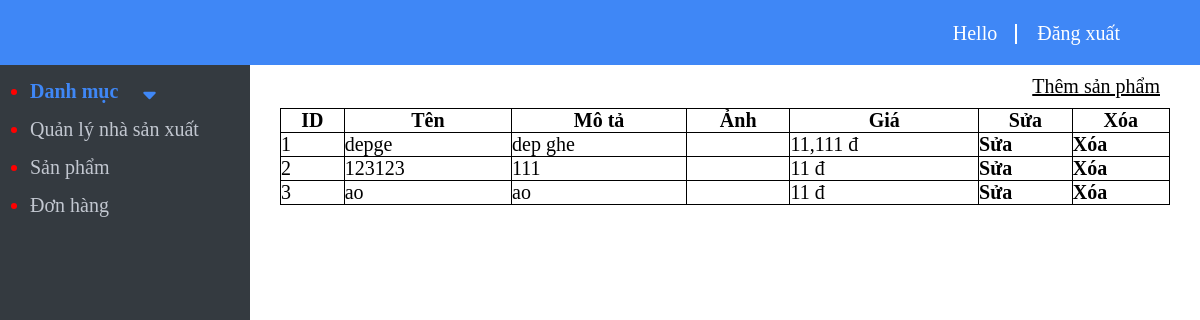
Before: /admin/product/index.php with the older database file.
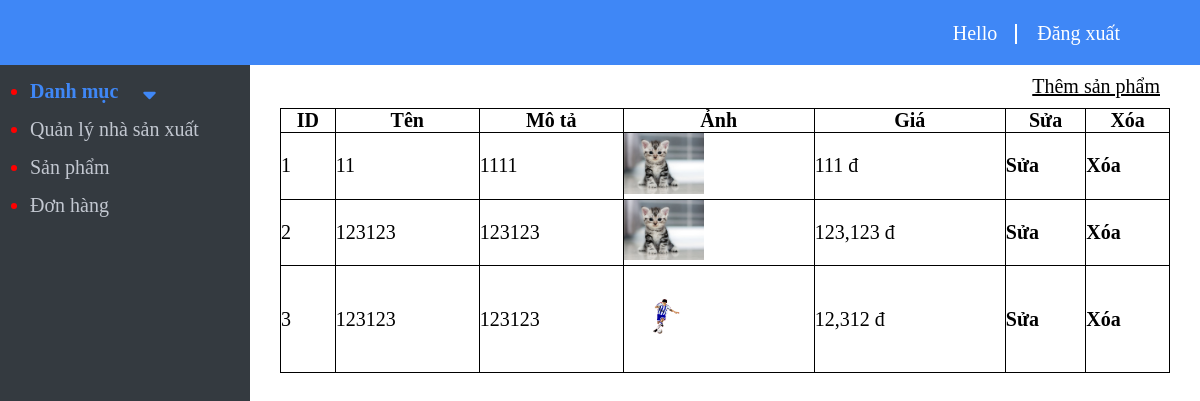
After: the same page with the newer database file.
### tables this page shows
CREATE TABLE `product` (
  `id` int(11) NOT NULL,
  `name` varchar(50) NOT NULL,
  `description` text NOT NULL,
  `img` text NOT NULL,
  `price` int(11) NOT NULL,
  `manufacturers_id` int(11) NOT NULL,
  `category_detail_id` int(11) NOT NULL
);

### admin/product/index.php (the view)
<?php require'../menu_top.php'?>
<?php require '../connect.php';
$sql="select * from product";
$result=mysqli_query($connect,$sql);
?>
	<a class="create_title" href="form_insert.php">Thêm sản phẩm</a>
	<table border="1" width="100%">
		<tr>
		<th >ID</th>
		<th >Tên</th>
		<th >Mô tả</th>
		<th >Ảnh</th>
		<th >Giá</th>
		<th >Sửa</th>
		<th >Xóa</th>
		</tr>
		<?php foreach ($result as $key => $each) { ?>
			<tr>
				<td><?php echo $key+1 ?></td>
				<td><?php echo $each['name'] ?></td>
				<td><?php echo $each['description'] ?></td>
				<td>
					<img width="80" src="photos/<?php echo $each['img'] ?>" alt="">
				</td>
				<td><?php echo number_format($each['price'] , 0, '', ','); ?> đ</td>
				<td >
					<a class="delete_style" href="form_update.php?id=<?php echo $each['id']?>">Sửa</a>
				</td>
			 	<td>
					<a class="delete_style" href="process_delete.php?id=<?php echo $each['id']?>">Xóa</a>
				</td>
			</tr>
		<?php } ?>
	</table>
<?php require'../menu_bottom.php'?>

### admin/menu_top.php (shortened to what this page needs)
<!DOCTYPE html>
<html lang="en">
<head>
	<link rel="stylesheet" href="../css/style.css">
	<link rel="stylesheet" href="https://cdnjs.cloudflare.com/ajax/libs/font-awesome/6.0.0-beta3/css/all.min.css" />
</head>
<body>
	<?php session_start();
	$id=$_SESSION['id'];
	require 'connect.php';
	$sql="select * from admin where id='$id'";
	$result=mysqli_query($connect,$sql);
	$each=mysqli_fetch_array($result);
	?>
	<div id="header" >
		<div class="header-compoment">
			<ul class="header-container ">
				<li class="header-list "><a href="" class="header-item header-item--effect" >Hello <?php echo $each['name']?>
				</a></li>
				<li class="header-list"><a href="" class="header-item " >Đăng xuất
				</a></li>
			</ul>
		</div>
	</div>
	<div id="container">
		<div class="navbar">
			<ul class="navbar-body">
				<li class="navbar-list pointer " id="category"><a class="navbar-item head_color">Danh mục <i id="toggle_icon" class="fas fa-sort-down icon_padding"></i></a>
				</li>
				<li class="navbar-list"><a href="../manufactures" class="navbar-item">Quản lý nhà sản xuất</a></li>
				<li class="navbar-list"><a href="../product" class="navbar-item">Sản phẩm</a></li>
				<li class="navbar-list"><a href="" class="navbar-item">Đơn hàng</a></li>
			</ul>
		</div>
		<div class="main-body">

### admin/menu_bottom.php (shortened to what this page needs)
	</div>
	</div>
</body>
</html>

### admin/css/style.css (style rules this page uses)
* { margin: 0; padding: 0; box-sizing: none; }
#header { width: 100%; height: 65px; background-color: #3f87f6 ; position: fixed; top: 0; }
#container { margin-top: 65px; width: 100%; height: 100vh; }
.navbar { position: fixed; height: 100%; width: 250px; background-color: #343a40; left: 0; }
.main-body { margin-left:280px ; margin-right:30px ; font-size: 20px; height: 100%; }
.navbar-list { margin: 15px 15px 10px 30px; font-size: 20px ; color: red; }
.navbar-item { text-decoration: none; color: #c2c7d0; }
.header-compoment { display: flex; justify-content: space-between; padding: 0 100px; }
.header-container { display: flex; margin-right:-40px ; }
.header-list { list-style: none; padding: 22px 20px; }
.header-item { text-decoration: none; color: white; font-size: 20px; }
.header-item { position: relative; }
.header-item--effect::after { content: ""; display: block; position: absolute; border-right:2px solid white; height: 20px; top: 2px; right: -20px; }
.icon_padding { padding-left: 20px; }
.pointer { cursor: pointer; }
.head_color { color: #3f87f6; font-weight: 550; }
table, td, th { border: 1px solid black; }
table { width: 100%; border-collapse: collapse; }
.delete_style { text-decoration: none; color: black; font-weight: bold; }
.create_title { padding: 10px; color: black; float: right; }

Changed rows visible on the page:
removed product: name "depge", description "dep ghe", price "11,111"
removed product: name "123123", description "111", price "11"
removed product: name "ao", description "ao", price "11"
added product: name "11", description "1111", img (picture), price "111"
added product: name "123123", description "123123", img (picture), price "123,123"
added product: name "123123", description "123123", img (picture), price "12,312"
